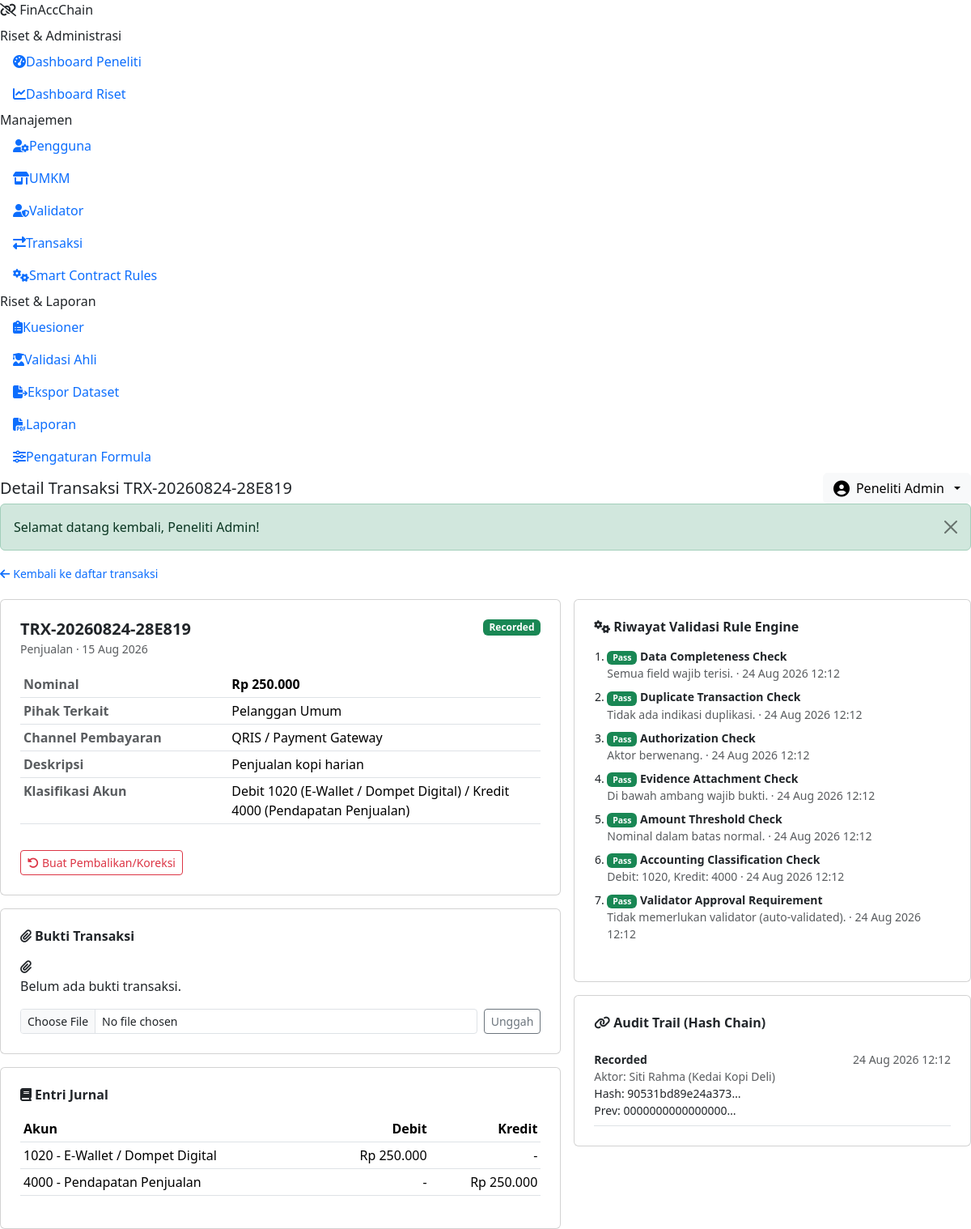
Screenshot of /msme/transaction_detail.php?id=1 (signed in) with the database file from the repository.
### tables this page shows
CREATE TABLE transactions (
    id INT UNSIGNED AUTO_INCREMENT PRIMARY KEY,
    msme_id INT UNSIGNED NOT NULL,
    transaction_uid VARCHAR(40) NOT NULL UNIQUE,    
    transaction_date DATE NOT NULL,
    type ENUM('sales','purchase','operating_expense','receivable','payable','capital','financing','other_income','other_expense') NOT NULL,
    party_name VARCHAR(150) NULL,
    description VARCHAR(255) NULL,
    amount DECIMAL(18,2) NOT NULL,
    payment_channel ENUM('cash','bank_transfer','qr_payment','e_wallet','digital_financing') NOT NULL DEFAULT 'cash',
    debit_account_id INT UNSIGNED NULL,
    credit_account_id INT UNSIGNED NULL,
    status ENUM('draft','pending','validated','rejected','recorded','reversed') NOT NULL DEFAULT 'draft',
    rejected_reason VARCHAR(255) NULL,
    reversal_of_id INT UNSIGNED NULL,
    created_by INT UNSIGNED NOT NULL,
    approved_by INT UNSIGNED NULL,
    is_demo TINYINT(1) NOT NULL DEFAULT 0,
    created_at DATETIME NOT NULL DEFAULT CURRENT_TIMESTAMP,
    updated_at DATETIME NOT NULL DEFAULT CURRENT_TIMESTAMP ON UPDATE CURRENT_TIMESTAMP,
    CONSTRAINT fk_trx_msme FOREIGN KEY (msme_id) REFERENCES msmes(id) ON DELETE CASCADE,
    CONSTRAINT fk_trx_debit_acc FOREIGN KEY (debit_account_id) REFERENCES accounts(id),
    CONSTRAINT fk_trx_credit_acc FOREIGN KEY (credit_account_id) REFERENCES accounts(id),
    CONSTRAINT fk_trx_reversal FOREIGN KEY (reversal_of_id) REFERENCES transactions(id),
    CONSTRAINT fk_trx_creator FOREIGN KEY (created_by) REFERENCES users(id),
    CONSTRAINT fk_trx_approver FOREIGN KEY (approved_by) REFERENCES users(id),
    INDEX idx_trx_msme (msme_id),
    INDEX idx_trx_status (status),
    INDEX idx_trx_date (transaction_date),
    INDEX idx_trx_type (type)
);

CREATE TABLE journal_details (
    id INT UNSIGNED AUTO_INCREMENT PRIMARY KEY,
    journal_id INT UNSIGNED NOT NULL,
    account_id INT UNSIGNED NOT NULL,
    debit DECIMAL(18,2) NOT NULL DEFAULT 0,
    credit DECIMAL(18,2) NOT NULL DEFAULT 0,
    description VARCHAR(255) NULL,
    CONSTRAINT fk_jd_journal FOREIGN KEY (journal_id) REFERENCES journals(id) ON DELETE CASCADE,
    CONSTRAINT fk_jd_account FOREIGN KEY (account_id) REFERENCES accounts(id),
    INDEX idx_jd_journal (journal_id),
    INDEX idx_jd_account (account_id)
);

CREATE TABLE accounts (
    id INT UNSIGNED AUTO_INCREMENT PRIMARY KEY,
    code VARCHAR(20) NOT NULL UNIQUE,
    name VARCHAR(150) NOT NULL,
    type ENUM('asset','liability','equity','revenue','expense') NOT NULL,
    normal_balance ENUM('debit','credit') NOT NULL,
    is_active TINYINT(1) NOT NULL DEFAULT 1
);

CREATE TABLE transaction_validations (
    id INT UNSIGNED AUTO_INCREMENT PRIMARY KEY,
    transaction_id INT UNSIGNED NOT NULL,
    rule_id INT UNSIGNED NOT NULL,
    step_name VARCHAR(100) NOT NULL,
    result ENUM('pass','fail','warning') NOT NULL,
    notes VARCHAR(255) NULL,
    validated_by INT UNSIGNED NULL,
    validated_at DATETIME NOT NULL DEFAULT CURRENT_TIMESTAMP,
    CONSTRAINT fk_val_trx FOREIGN KEY (transaction_id) REFERENCES transactions(id) ON DELETE CASCADE,
    CONSTRAINT fk_val_rule FOREIGN KEY (rule_id) REFERENCES smart_contract_rules(id),
    CONSTRAINT fk_val_user FOREIGN KEY (validated_by) REFERENCES users(id),
    INDEX idx_val_trx (transaction_id)
);

CREATE TABLE smart_contract_rules (
    id INT UNSIGNED AUTO_INCREMENT PRIMARY KEY,
    rule_code VARCHAR(50) NOT NULL UNIQUE,
    rule_name VARCHAR(150) NOT NULL,
    description VARCHAR(255) NULL,
    rule_type ENUM('completeness','duplicate','authorization','evidence','threshold','classification','validator_approval') NOT NULL,
    parameters_json TEXT NULL,
    is_active TINYINT(1) NOT NULL DEFAULT 1,
    sort_order SMALLINT UNSIGNED NOT NULL DEFAULT 0
);

CREATE TABLE audit_trails (
    id INT UNSIGNED AUTO_INCREMENT PRIMARY KEY,
    transaction_id INT UNSIGNED NOT NULL,
    action VARCHAR(60) NOT NULL,           
    actor_id INT UNSIGNED NULL,
    current_hash CHAR(64) NOT NULL,
    previous_hash CHAR(64) NULL,
    payload_snapshot TEXT NULL,
    created_at DATETIME NOT NULL DEFAULT CURRENT_TIMESTAMP,
    CONSTRAINT fk_audit_trx FOREIGN KEY (transaction_id) REFERENCES transactions(id) ON DELETE CASCADE,
    CONSTRAINT fk_audit_actor FOREIGN KEY (actor_id) REFERENCES users(id),
    INDEX idx_audit_trx (transaction_id),
    INDEX idx_audit_hash (current_hash)
);

CREATE TABLE users (
    id INT UNSIGNED AUTO_INCREMENT PRIMARY KEY,
    role_id INT UNSIGNED NOT NULL,
    name VARCHAR(150) NOT NULL,
    email VARCHAR(150) NOT NULL UNIQUE,
    password_hash VARCHAR(255) NOT NULL,
    is_active TINYINT(1) NOT NULL DEFAULT 1,
    is_demo TINYINT(1) NOT NULL DEFAULT 0,
    last_login_at DATETIME NULL,
    created_at DATETIME NOT NULL DEFAULT CURRENT_TIMESTAMP,
    updated_at DATETIME NOT NULL DEFAULT CURRENT_TIMESTAMP ON UPDATE CURRENT_TIMESTAMP,
    CONSTRAINT fk_users_role FOREIGN KEY (role_id) REFERENCES roles(id),
    INDEX idx_users_role (role_id)
);

### msme/transaction_detail.php (the view, shortened to what the rows shown need)
<?php
$db = Database::connection();
$id = (int) ($_GET['id'] ?? 0);
$sql = 'SELECT t.*, da.code AS debit_code, da.name AS debit_name, ca.code AS credit_code, ca.name AS credit_name
    FROM transactions t
    LEFT JOIN accounts da ON da.id = t.debit_account_id
    LEFT JOIN accounts ca ON ca.id = t.credit_account_id
    WHERE t.id = ?';
$params = [$id];
$stmt = $db->prepare($sql);
$stmt->execute($params);
$trx = $stmt->fetch();
$valStmt = $db->prepare('SELECT tv.*, r.rule_name FROM transaction_validations tv JOIN smart_contract_rules r ON r.id = tv.rule_id WHERE tv.transaction_id = ? ORDER BY tv.id ASC');
$valStmt->execute([$id]);
$validations = $valStmt->fetchAll();
$journalStmt = $db->prepare('SELECT j.*, jd.debit, jd.credit, a.code, a.name FROM journals j JOIN journal_details jd ON jd.journal_id = j.id JOIN accounts a ON a.id = jd.account_id WHERE j.transaction_id = ? ORDER BY j.id, jd.id');
$journalStmt->execute([$id]);
$journalLines = $journalStmt->fetchAll();
$trail = HashChain::trailFor($id);
$pageTitle = 'Detail Transaksi ' . $trx['transaction_uid'];
require __DIR__ . '/../includes/app_header.php';
?>
<div class="row g-3 mt-1">
  <div class="col-lg-7">
    <div class="card fac-card p-4 mb-3">
      <div class="d-flex justify-content-between align-items-start mb-3">
        <div>
          <h5 class="fw-bold mb-0"><?= e($trx['transaction_uid']) ?></h5>
          <span class="text-muted small"><?= e(TransactionService::TYPES[$trx['type']] ?? $trx['type']) ?> · <?= format_date($trx['transaction_date']) ?></span>
        </div>
        <?= status_badge($trx['status']) ?>
      </div>
      <table class="table table-sm">
        <tr><th class="text-muted" style="width:40%">Nominal</th><td class="fw-bold"><?= format_money($trx['amount']) ?></td></tr>
        <tr><th class="text-muted">Pihak Terkait</th><td><?= e($trx['party_name'] ?: '-') ?></td></tr>
        <tr><th class="text-muted">Channel Pembayaran</th><td><?= e(TransactionService::CHANNELS[$trx['payment_channel']] ?? $trx['payment_channel']) ?></td></tr>
        <tr><th class="text-muted">Deskripsi</th><td><?= e($trx['description'] ?: '-') ?></td></tr>
        <tr><th class="text-muted">Klasifikasi Akun</th><td><?= $trx['debit_code'] ? e("Debit {$trx['debit_code']} ({$trx['debit_name']}) / Kredit {$trx['credit_code']} ({$trx['credit_name']})") : '-' ?></td></tr>
      </table>
    </div>
    <div class="card fac-card p-4">
      <?php if ($journalLines): ?>
      <table class="table table-sm">
        <thead><tr><th>Akun</th><th class="text-end">Debit</th><th class="text-end">Kredit</th></tr></thead>
        <tbody>
        <?php foreach ($journalLines as $jl): ?>
          <tr><td><?= e($jl['code'] . ' - ' . $jl['name']) ?></td><td class="text-end"><?= $jl['debit'] > 0 ? format_money($jl['debit']) : '-' ?></td><td class="text-end"><?= $jl['credit'] > 0 ? format_money($jl['credit']) : '-' ?></td></tr>
        <?php endforeach; ?>
        </tbody>
      </table>
      <?php else: render_empty_state('fa-book', 'Jurnal belum diposting (transaksi belum berstatus Recorded).'); endif; ?>
    </div>
  </div>
  <div class="col-lg-5">
    <div class="card fac-card p-4 mb-3">
      <?php if ($validations): ?>
      <ol class="small ps-3">
        <?php foreach ($validations as $v): ?>
          <li class="mb-2">
            <?= status_badge($v['result']) ?> <strong><?= e($v['rule_name']) ?></strong><br>
            <span class="text-muted"><?= e($v['notes']) ?> · <?= format_datetime($v['validated_at']) ?></span>
          </li>
        <?php endforeach; ?>
      </ol>
      <?php else: render_empty_state('fa-gears', 'Belum diproses rule engine.'); endif; ?>
    </div>
    <div class="card fac-card p-4">
      <?php if ($trail): foreach ($trail as $t): ?>
        <div class="border-bottom py-2 small">
          <div class="d-flex justify-content-between"><strong><?= e(ucwords(str_replace('_',' ',$t['action']))) ?></strong><span class="text-muted"><?= format_datetime($t['created_at']) ?></span></div>
          <div class="text-muted">Aktor: <?= e($t['actor_name'] ?? 'sistem') ?></div>
          <div>Hash: <span class="hash-chip"><?= substr($t['current_hash'],0,16) ?>…</span></div>
          <div>Prev: <span class="hash-chip"><?= substr($t['previous_hash'],0,16) ?>…</span></div>
        </div>
      <?php endforeach; else: render_empty_state('fa-link', 'Belum ada entri audit trail.'); endif; ?>
    </div>
  </div>
</div>
<?php require __DIR__ . '/../includes/app_footer.php'; ?>

### includes/app_header.php (shortened to what the rows shown need)
<?php
$pageTitle = $pageTitle ?? APP_NAME;
?>
<!DOCTYPE html>
<html lang="id">
<head>
<link href="https://cdn.jsdelivr.net/npm/bootstrap@5.3.3/dist/css/bootstrap.min.css" rel="stylesheet">
<link href="https://cdnjs.cloudflare.com/ajax/libs/font-awesome/6.5.2/css/all.min.css" rel="stylesheet">
<link href="<?= base_url('assets/css/app.css') ?>" rel="stylesheet">
</head>
<body>
<div class="fac-app-main">
  <div class="fac-app-topbar d-flex align-items-center justify-content-between">
    <div class="d-flex align-items-center gap-2">
      <h5 class="mb-0"><?= e($pageTitle) ?></h5>
    </div>
  </div>
  <div class="fac-app-content">

### core/helpers.php (shortened to what the rows shown need)
<?php
function base_url(string $path = ''): string
{
    $path = ltrim($path, '/');
    return APP_URL_BASE . '/' . $path;
}
function e(?string $value): string
{
    return htmlspecialchars((string) $value, ENT_QUOTES, 'UTF-8');
}
function format_money($amount): string
{
    return 'Rp ' . number_format((float) $amount, 0, ',', '.');
}
function format_date(?string $date, string $fmt = 'd M Y'): string
{
    $ts = strtotime($date);
    return $ts ? date($fmt, $ts) : '-';
}
function format_datetime(?string $date): string
{
    return format_date($date, 'd M Y H:i');
}
function status_badge(string $status): string
{
    $map = [
        'draft' => 'secondary',
        'pending' => 'warning',
        'validated' => 'info',
        'rejected' => 'danger',
        'recorded' => 'success',
        'reversed' => 'dark',
        'pass' => 'success',
        'fail' => 'danger',
        'warning' => 'warning',
        'success' => 'success',
        'failed' => 'danger',
        'active' => 'success',
        'inactive' => 'secondary',
        'suspended' => 'danger',
    ];
    $color = $map[$status] ?? 'secondary';
    $label = ucwords(str_replace('_', ' ', $status));
    return '<span class="badge text-bg-' . $color . '">' . e($label) . '</span>';
}

### rows the page displays
transactions: transaction_uid "Detail Transaksi TRX-20260824-28E819", transaction_uid "TRX-20260824-28E819", type "Penjualan", transaction_date "15 Aug 2026", status "Recorded", amount "Rp 250.000", party_name "Pelanggan Umum", payment_channel "QRIS / Payment Gateway", description "Penjualan kopi harian"
journal_details: account.name "1020 - E-Wallet / Dompet Digital", debit "Rp 250.000"
journal_details: account.name "4000 - Pendapatan Penjualan", credit "Rp 250.000"
transaction_validations: result "Pass", rule.rule_name "Data Completeness Check", notes "Semua field wajib terisi.", validated_at "24 Aug 2026 12:12"
transaction_validations: result "Pass", rule.rule_name "Duplicate Transaction Check", notes "Tidak ada indikasi duplikasi.", validated_at "24 Aug 2026 12:12"
transaction_validations: result "Pass", rule.rule_name "Authorization Check", notes "Aktor berwenang.", validated_at "24 Aug 2026 12:12"
transaction_validations: result "Pass", rule.rule_name "Evidence Attachment Check", notes "Di bawah ambang wajib bukti.", validated_at "24 Aug 2026 12:12"
transaction_validations: result "Pass", rule.rule_name "Amount Threshold Check", notes "Nominal dalam batas normal.", validated_at "24 Aug 2026 12:12"
transaction_validations: result "Pass", rule.rule_name "Accounting Classification Check", notes "Debit: 1020, Kredit: 4000", validated_at "24 Aug 2026 12:12"
transaction_validations: result "Pass", rule.rule_name "Validator Approval Requirement", notes "Tidak memerlukan validator (auto-validated).", validated_at "24 Aug 2026 12:12"
audit_trails: action "Recorded", created_at "24 Aug 2026 12:12", actor.name "Siti Rahma (Kedai Kopi Deli)", current_hash "90531bd89e24a373", previous_hash "0000000000000000"

### other values shown
APP_NAME "FinAccChain"
$label "Dashboard Peneliti Dashboard Riset Pengguna UMKM Validator Transaksi Smart Contract Rules Kuesioner Validasi Ahli Ekspor Dataset Laporan Pengaturan Formula"
$u['name'] "Peneliti Admin"
$f['message'] "Selamat datang kembali, Peneliti Admin!"
$text "Belum ada bukti transaksi."
